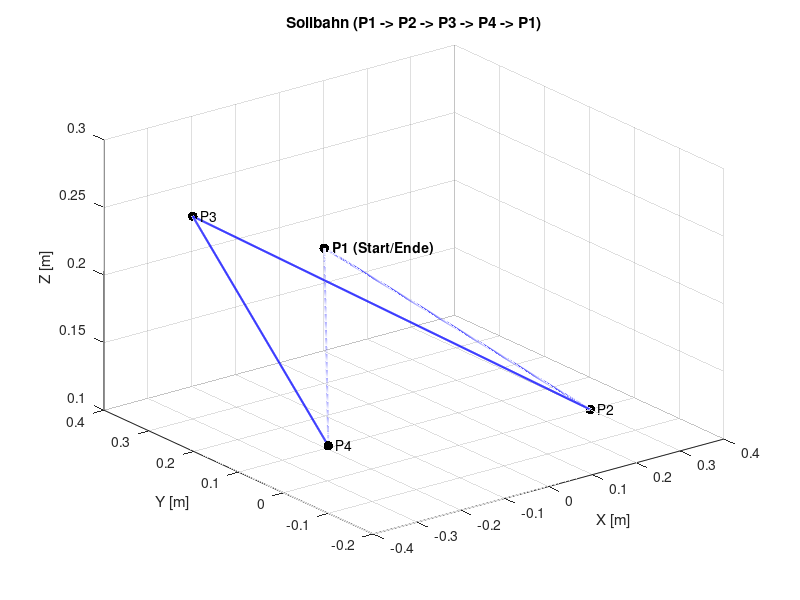
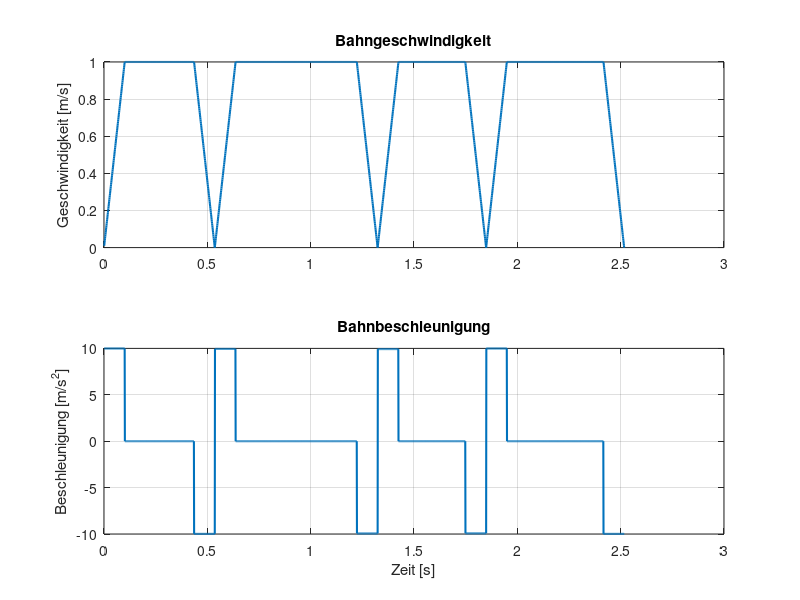
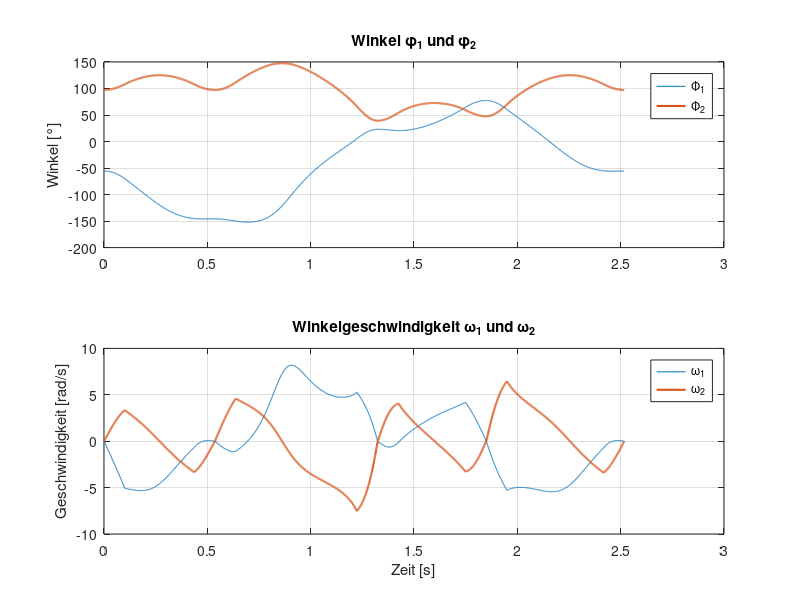

Reproduce these figures in MATLAB, in order. (Note: this script raises an error after producing the figures.)
clear all; clc; close all;

%% 1. Vorgaben und Initialisierung laut Projektauftrag
% Punkte im Raum [x, y, z] in Metern
P1 = [0.0, 0.3, 0.2];
P2 = [0.3, 0.0, 0.1];
P3 = [-0.3, 0.3, 0.25];
P4 = [-0.4, -0.1, 0.15];

% Definiere die Gesamtbahn: P1 -> P2 -> P3 -> P4 -> P1
P_seq = [P1; P2; P3; P4; P1];
num_segments = size(P_seq, 1) - 1;

v_soll = 1;      % Bahngeschwindigkeit [m/s]
a_soll = 10;     % Bahnbeschleunigung [m/s^2]
ts = 1e-3;       % Abtastzeit 1ms

% Initialisierung der Sammel-Arrays für die gesamte Trajektorie
BahnkoordinatenGesamt = [];
t_gesamt = [];
v_gesamt = [];
a_gesamt = [];

t_aktuell = 0; % Mitlaufende Zeit

%% 2. Berechnung der Bahnpunkte (Trapezförmiges Profil)
for k = 1:num_segments
    StartP = P_seq(k, :);
    EndP   = P_seq(k+1, :);
    
    Bahn = EndP - StartP;
    Strecke = norm(Bahn);
    Richtung = Bahn ./ Strecke;
    
    % Berechnung der Zeiten des trapezförmigen Geschwindigkeitsverlaufs
    ta = v_soll / a_soll;                   % Theoretische Beschleunigungszeit
    tv = (Strecke - v_soll * ta) / v_soll;  % Theoretische Zeit für Konstantfahrt
    
    % Gesamtzeit auf ein ganzzahliges Vielfaches von ts aufrunden
    tges = ceil((2 * ta + tv) / ts) * ts;
    
    % Leicht angepasste Beschleunigung, um genau im ts-Raster zu landen
    % (Verhindert Positionsfehler am Ende des Segments)
    a_neu = (v_soll^2) / (v_soll * tges - Strecke);
    ta_neu = v_soll / a_neu;
    
    % Zeitvektor für dieses Segment generieren
    t_seg = (ts : ts : tges)';
    
    % Profil-Arrays für das aktuelle Segment
    s_seg = zeros(length(t_seg), 1);
    v_seg = zeros(length(t_seg), 1);
    a_seg = zeros(length(t_seg), 1);
    
    % Weg-, Geschwindigkeits- und Beschleunigungsgesetz (Trapezprofil)
    for i = 1:length(t_seg)
        t = t_seg(i);
        if t <= ta_neu % Beschleunigungsphase
            a_seg(i) = a_neu;
            v_seg(i) = a_neu * t;
            s_seg(i) = 0.5 * a_neu * t^2;
        elseif t <= (tges - ta_neu) % Konstantfahrtphase
            a_seg(i) = 0;
            v_seg(i) = v_soll;
            s_seg(i) = 0.5 * a_neu * ta_neu^2 + v_soll * (t - ta_neu);
        else % Verzögerungsphase
            dt = t - (tges - ta_neu);
            a_seg(i) = -a_neu;
            v_seg(i) = v_soll - a_neu * dt;
            s_seg(i) = (0.5 * a_neu * ta_neu^2) + (v_soll * (tges - 2*ta_neu)) + (v_soll * dt - 0.5 * a_neu * dt^2);
        end
    end
    
    % Koordinaten im Raum berechnen (Lineare Interpolation)
    Bahnkoordinaten = StartP + s_seg * Richtung;
    
    % Anfügen an die Gesamttrajektorie
    BahnkoordinatenGesamt = [BahnkoordinatenGesamt; Bahnkoordinaten];
    t_gesamt = [t_gesamt; t_seg + t_aktuell];
    v_gesamt = [v_gesamt; v_seg];
    a_gesamt = [a_gesamt; a_seg];
    
    t_aktuell = t_aktuell + tges;
end

%% 3. Analytische Inverse Kinematik (Optimiert für MATLAB 2025b, ohne 'syms') mit Export
l1 = 0.200; % Armlänge 1 in m
l2 = 0.250; % Armlänge 2 in m

x = BahnkoordinatenGesamt(:, 1);
y = BahnkoordinatenGesamt(:, 2);

% Kosinussatz für phi2
cos_phi2 = (x.^2 + y.^2 - l1^2 - l2^2) ./ (2 * l1 * l2);
% Begrenzung auf [-1, 1] zur Vermeidung von numerischen Fehlern
cos_phi2 = max(min(cos_phi2, 1), -1);

% Winkel berechnen
vecPhi2 = acos(cos_phi2); 
vecPhi1 = atan2(y, x) - atan2(l2 * sin(vecPhi2), l1 + l2 * cos_phi2);

% WICHTIG: Mathematische 360°-Winkelsprünge (Phase Wrapping) entfernen
vecPhi1 = unwrap(vecPhi1);
vecPhi2 = unwrap(vecPhi2);

% Verschiebung des Koordinatensystems (wie in deinem Ursprungsskript)
vecPhi1 = vecPhi1 - pi/4;
% Verschiebung des Koordinatensystems (wie in deinem Ursprungsskript)
vecPhi1 = vecPhi1 - pi/4;

% Export für SimulationX
tempVec1 = [t_gesamt, vecPhi1]; 
tempVec2 = [t_gesamt, vecPhi2]; 
dlmwrite('Phi1.txt', tempVec1, 'precision', 10);
dlmwrite('Phi2.txt', tempVec2, 'precision', 10);

%% 4. Numerische Ableitung (Geschwindigkeit)
% Da wir ein festes Raster ts haben, können wir diff nutzen
vecPhi1_punkt = [0; diff(vecPhi1) / ts];
vecPhi2_punkt = [0; diff(vecPhi2) / ts];

%% 5. Plots
figure('Name', 'Bahn im Raum');
plot3(BahnkoordinatenGesamt(:,1), BahnkoordinatenGesamt(:,2), BahnkoordinatenGesamt(:,3), 'b-', 'LineWidth', 1.5)
hold on
scatter3(P_seq(:,1), P_seq(:,2), P_seq(:,3), 50, 'k', 'filled')
text(P1(1)+0.01, P1(2), P1(3), ' P1 (Start/Ende)', 'FontWeight', 'bold')
text(P2(1)+0.01, P2(2), P2(3), ' P2')
text(P3(1)+0.01, P3(2), P3(3), ' P3')
text(P4(1)+0.01, P4(2), P4(3), ' P4')
grid on
title('Sollbahn (P1 -> P2 -> P3 -> P4 -> P1)')
xlabel('X [m]'); ylabel('Y [m]'); zlabel('Z [m]')

figure('Name', 'Dynamik der Bahn');
subplot(2,1,1)
plot(t_gesamt, v_gesamt, 'LineWidth', 1.5); grid on;
title('Bahngeschwindigkeit')
ylabel('Geschwindigkeit [m/s]')

subplot(2,1,2)
plot(t_gesamt, a_gesamt, 'LineWidth', 1.5); grid on;
title('Bahnbeschleunigung')
xlabel('Zeit [s]'); ylabel('Beschleunigung [m/s^2]')

figure('Name', 'Achswinkel');
subplot(2,1,1)
plot(t_gesamt, vecPhi1*180/pi, t_gesamt, vecPhi2*180/pi, 'LineWidth', 1.5); grid on;
title('Winkel \phi_1 und \phi_2')
ylabel('Winkel [°]')
legend({'\Phi_1', '\Phi_2'}, 'Location', 'best');

subplot(2,1,2)
plot(t_gesamt, vecPhi1_punkt, t_gesamt, vecPhi2_punkt, 'LineWidth', 1.5); grid on;
title('Winkelgeschwindigkeit \omega_1 und \omega_2')
xlabel('Zeit [s]'); ylabel('Geschwindigkeit [rad/s]')
legend({'\omega_1', '\omega_2'}, 'Location', 'best');

%% Überprüfung per Handrechnung

% Test und Daten für die Handrechnung
% Winkelgeschwindigkeiten mittels zentraler Differenz
vecPhi1_punkt = gradient(vecPhi1) / ts; 
vecPhi2_punkt = gradient(vecPhi2) / ts; 

testpos = 900; % Entspricht t = 0.9s bei ts = 1ms

% Extraktion der exakten Werte an der Testposition für den Bericht
phi1_test = vecPhi1(testpos);
phi2_test = vecPhi2(testpos);
omega1_test = vecPhi1_punkt(testpos);
omega2_test = vecPhi2_punkt(testpos);

% Deine externe Funktion zur Kontrolle (alternativ hier direkt die Formeln eintragen)
[v_x, v_y, x_tcp, y_tcp] = IdealWert(vecPhi1, vecPhi2, vecPhi1_punkt, vecPhi2_punkt, testpos);

% Visualisierung
figure('Name', 'Winkelgeschwindigkeiten (Handrechnung)')
plot(t_gesamt, vecPhi1_punkt, 'LineWidth', 1.5); % Hier t_gesamt nutzen!
hold on; grid on;
plot(t_gesamt, vecPhi2_punkt, 'LineWidth', 1.5); % Hier t_gesamt nutzen!
title('Winkelgeschwindigkeit über der Zeit \omega_1 und \omega_2')
xlabel('Zeit [s]')
ylabel('Winkelgeschwindigkeit [rad/s]')
legend({'\omega_1','\omega_2'}, 'Location', 'best');
%% LOKALE FUNKTIONEN

function [v_x, v_y, x_tcp, y_tcp] = IdealWert(vecPhi1, vecPhi2, vecPhi1_punkt, vecPhi2_punkt, testpos)
    % 1. Konstanten laut Datenblatt (Armlängen in m)
    l1 = 0.200;
    l2 = 0.250;

    % 2. Werte für den gewählten Zeitpunkt (testpos) extrahieren
    % WICHTIG: Die -pi/4 Verschiebung aus der inversen Kinematik muss 
    % hier für die globale Weltkoordinate wieder rückgängig gemacht werden (+pi/4)!
    phi1 = vecPhi1(testpos) + pi/4; 
    phi2 = vecPhi2(testpos);
    
    omega1 = vecPhi1_punkt(testpos);
    omega2 = vecPhi2_punkt(testpos);

    % 3. Vorwärtskinematik (Position berechnen)
    x_tcp = l1 * cos(phi1) + l2 * cos(phi1 + phi2);
    y_tcp = l1 * sin(phi1) + l2 * sin(phi1 + phi2);

    % 4. Differenzielle Kinematik (Geschwindigkeiten über Jacobi-Matrix berechnen)
    % J11 = -l1*sin(phi1) - l2*sin(phi1+phi2)
    % J12 = -l2*sin(phi1+phi2)
    % J21 = l1*cos(phi1) + l2*cos(phi1+phi2)
    % J22 = l2*cos(phi1+phi2)
    
    v_x = (-l1 * sin(phi1) - l2 * sin(phi1 + phi2)) * omega1 + (-l2 * sin(phi1 + phi2)) * omega2;
    v_y = (l1 * cos(phi1) + l2 * cos(phi1 + phi2)) * omega1 + (l2 * cos(phi1 + phi2)) * omega2;
    
    % Konsolenausgabe für die Dokumentation / Handrechnung
    fprintf('\n--- ERGEBNISSE DER HANDRECHNUNG BEI INDEX %d ---\n', testpos);
    fprintf('Eingangswerte:\n');
    fprintf('  Phi_1:    %.4f rad\n', phi1);
    fprintf('  Phi_2:    %.4f rad\n', phi2);
    fprintf('  Omega_1:  %.4f rad/s\n', omega1);
    fprintf('  Omega_2:  %.4f rad/s\n', omega2);
    fprintf('Berechnete kartesische Werte:\n');
    fprintf('  X_tcp:    %.4f m\n', x_tcp);
    fprintf('  Y_tcp:    %.4f m\n', y_tcp);
    fprintf('  v_x:      %.4f m/s\n', v_x);
    fprintf('  v_y:      %.4f m/s\n\n', v_y);
end
